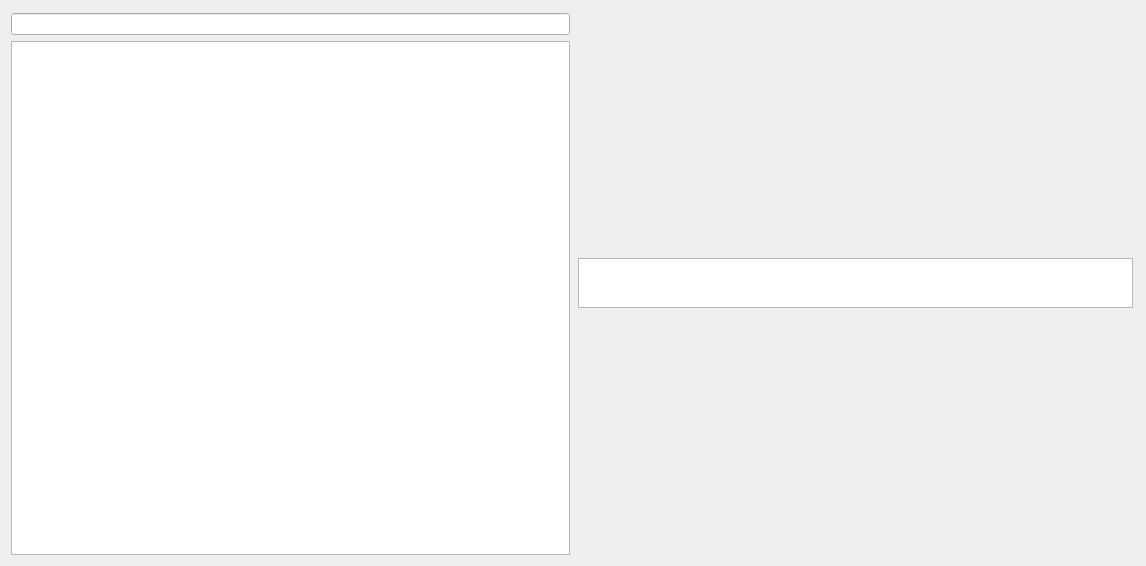
<?xml version="1.0" encoding="UTF-8"?>
<ui version="4.0">
 <class>BreadCrumbExplorer</class>
 <widget class="QWidget" name="BreadCrumbExplorer">
  <property name="geometry">
   <rect>
    <x>0</x>
    <y>0</y>
    <width>1146</width>
    <height>566</height>
   </rect>
  </property>
  <property name="windowTitle">
   <string>Form</string>
  </property>
  <layout class="QGridLayout" name="gridLayout_2">
   <item row="0" column="1">
    <layout class="QVBoxLayout" name="gridParent">
     <property name="leftMargin">
      <number>2</number>
     </property>
     <property name="rightMargin">
      <number>2</number>
     </property>
     <item>
      <widget class="QListWidget" name="breadcrumbs">
       <property name="maximumSize">
        <size>
         <width>16777215</width>
         <height>50</height>
        </size>
       </property>
       <property name="styleSheet">
        <string notr="true">QListView::item {background-color: rgb(138, 138, 138);margin:5px;border-radius:3px}</string>
       </property>
       <property name="flow">
        <enum>QListView::LeftToRight</enum>
       </property>
      </widget>
     </item>
    </layout>
   </item>
   <item row="0" column="0">
    <layout class="QGridLayout" name="gridLayout">
     <item row="0" column="0">
      <layout class="QVBoxLayout" name="verticalLayout">
       <item>
        <layout class="QHBoxLayout" name="horizontalLayout">
         <property name="topMargin">
          <number>1</number>
         </property>
         <property name="bottomMargin">
          <number>1</number>
         </property>
        </layout>
       </item>
       <item>
        <widget class="QLineEdit" name="lineEdit"/>
       </item>
       <item>
        <widget class="QTreeView" name="treeView">
         <property name="autoExpandDelay">
          <number>1</number>
         </property>
         <property name="sortingEnabled">
          <bool>true</bool>
         </property>
         <property name="headerHidden">
          <bool>true</bool>
         </property>
        </widget>
       </item>
      </layout>
     </item>
    </layout>
   </item>
  </layout>
 </widget>
 <resources/>
 <connections/>
</ui>
